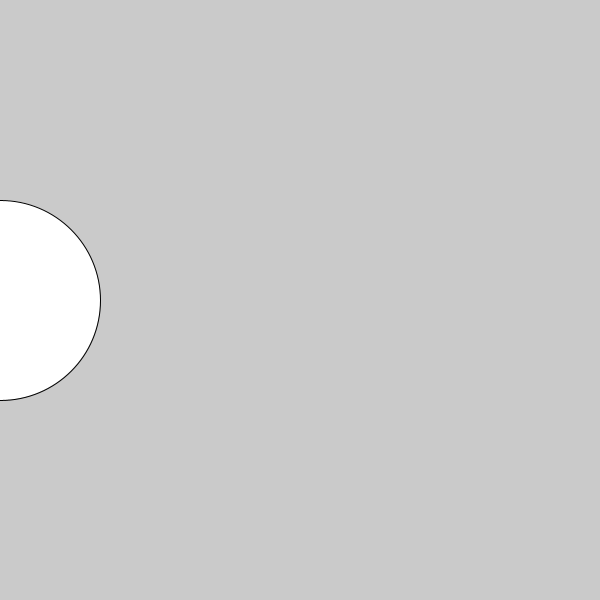
Frame 1 (no input)
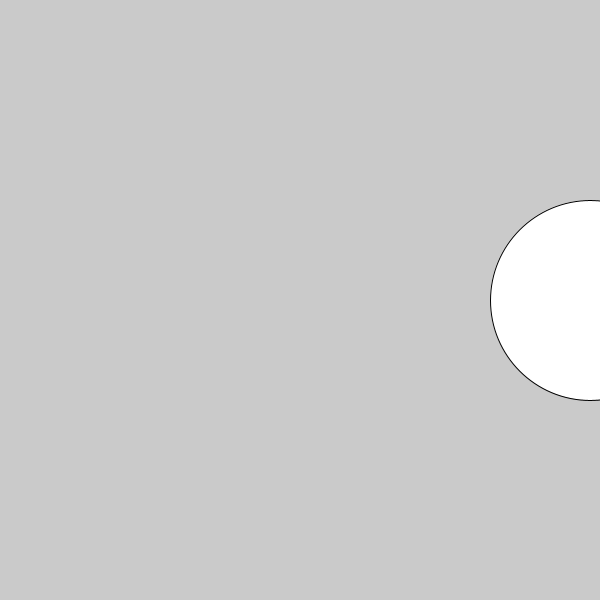
Frame 60 (the mouse pressed at the canvas centre just before this capture)
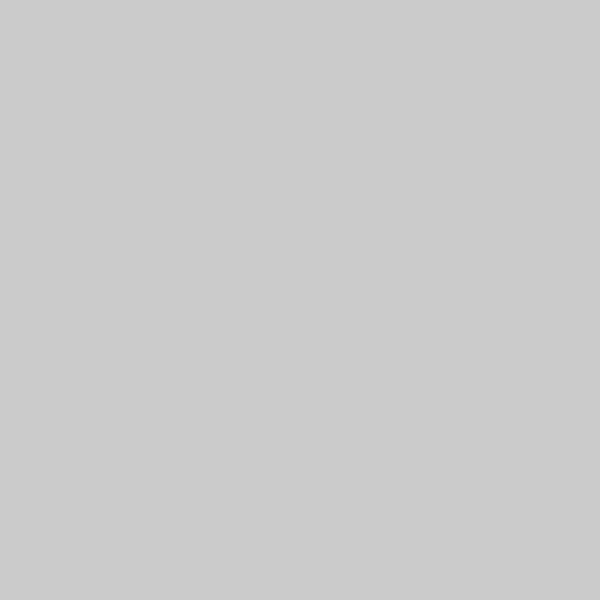
Frame 120 (the mouse held since frame 60 and released just before this capture)

The Processing sketch that drew these frames (run headless with seeded random() and noise(); from frame 60 on, the mouse is pressed at the canvas centre):

// Processing sketch: animation
// ── animation.pde
int x = 0;
void setup(){
size(600, 600);
}

void draw() {
  background(202);
  ellipse(x, height/2, 200, 200);
  x += 10;
}

//save("animation-06.png");
